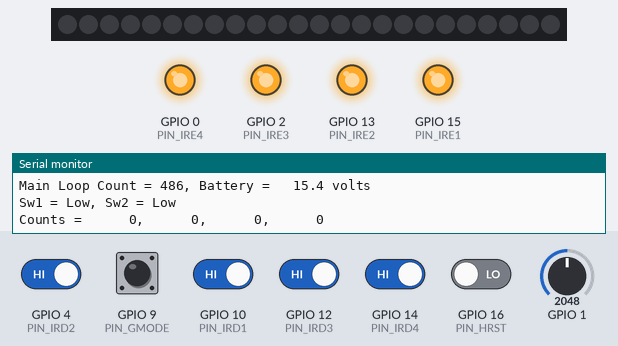
Bench run of a sketch on a simulated ESP32-S3. Parts: 24 RGB LEDs in strip order, left to right, output pins drawn as LEDs (lit = HIGH), the last lines printed to the serial monitor. The inputs (shaded band) are chosen by the test bench; at power-on: GPIO 4 (PIN_IRD2), GPIO 10 (PIN_IRD1), GPIO 12 (PIN_IRD3), GPIO 14 (PIN_IRD4) HIGH, GPIO 9 (PIN_GMODE), GPIO 16 (PIN_HRST) LOW, GPIO 1 = 2048.

Above: at 2.2 s.
2.3 s: GPIO 16 (PIN_HRST) driven HIGH
3.9 s: GPIO 9 (PIN_GMODE) pulled HIGH for 1 s
At 4.7 s:
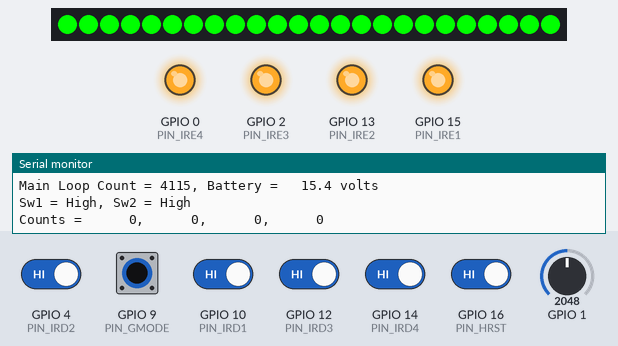
8.5 s: GPIO 16 (PIN_HRST) driven LOW
At 9.7 s:
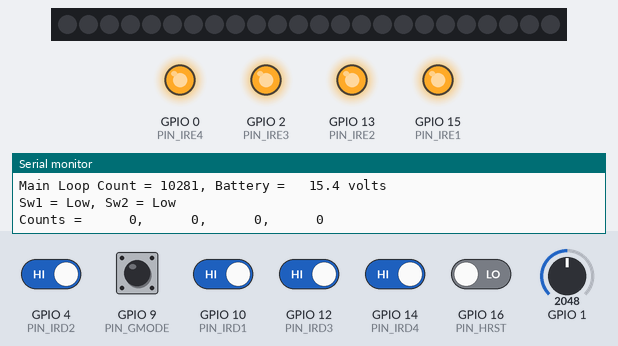
10.0 s: GPIO 9 (PIN_GMODE) pulled HIGH for 0.15 s
At 10.06 s:
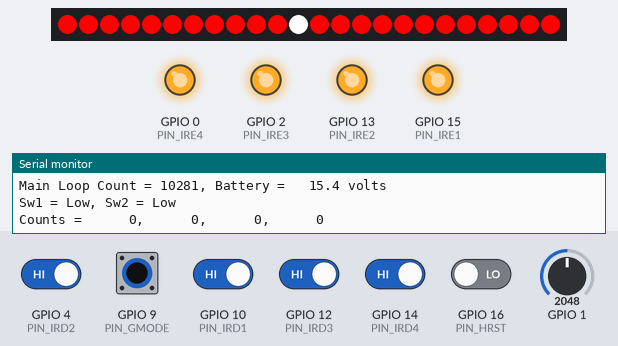
11.6 s: GPIO 9 (PIN_GMODE) pulled HIGH for 1 s
At 11.61 s:
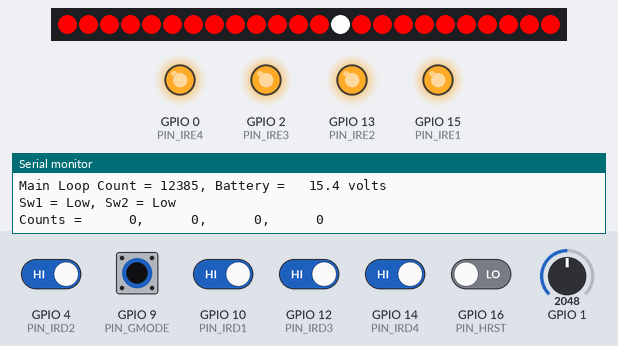

Measured:
- after the input at 3.9 s, the LEDs: change at once (image 1)
- after the input at 8.5 s, the LEDs: change at once (image 2)
- after the input at 10.0 s, the LEDs: first change at once (image 3 shows a later state)
- after the input at 11.6 s, the LEDs: change at once (image 4)

The sketch:

pcb_tests_v5.ino
```cpp
// pcb_tests_v5.ino -- testing v5 of pcb
// dlb, oct 2021

// This code tests version TWO of the pcb
// that is based on schematic V5.
//
// WITH the following modifications:
//  ** IRD_1 is rerouted to SD3. D10 is now unconnected/
//  ** IRD_2 is rerouted to D2.  D9 is now unconnected.
//  ** HITRST is rerouted to D0.
//
// This rework allows D9 and D10 to be completely
// dedicated to TX and RX, which makes debugging a lot
// easier, and doesn't cause problems during flashing.
//
// Unfortuately, this means that the second NEO port
// is shared with IRD_2.  Only one or the other may
// be used at the same time.
//
// It also may mean that HITRST cannot be LOW on bootup.


#include <Adafruit_NeoPixel.h>

#define VOLTSPERLSB 0.00753 // Volts per bit on analog sensor for V-Battery

#define NEOMODE_SOLID      0
#define NEOMODE_ALTERNATE  1
#define NEOMODE_RUN        2
#define NEOMODE_SHOWCOUNTS 3

#define C_RED    0x00ff0000ul
#define C_GREEN  0x0000ff00ul
#define C_BLUE   0x000000fful
#define C_BLACK  0x00000000ul
#define C_YELLOW 0x00c0c000ul
#define C_WHITE  0x00fffffful

#define PIN_NONE    -1  // Means no pin assigned.
#define PIN_HRST    16  // D0/G16 -- push button with pullup
#define PIN_NEO1     5  // D1/G5 -- NEO LEDs, via buffer
#define PIN_NEO2     4  // D2/G4 -- Shared!
#define PIN_IRD2     4  // D2/G4 -- Shared!
#define PIN_IRE4     0  // D3/G0 -- IR Emitter via buffer
#define PIN_IRE3     2  // D4/G2 -- IR Emitter via buffer
#define PIN_IRD4    14  // D5/G14 -- IR Detector via OpAmp
#define PIN_IRD3    12  // D6/G12 -- IR Detector via OpAmp
#define PIN_IRE2    13  // D7/G13 -- IR Emitter via butter
#define PIN_IRE1    15  // D8/G15 -- IR Emitter via buffer
#define PIN_IRD1    10  // SD3/G10 -- IR Detector via OpAmp
#define PIN_GMODE    9  // SD2/G9  -- Switch with pullup
#define NPIXELS 24

Adafruit_NeoPixel pixels = Adafruit_NeoPixel(NPIXELS, PIN_NEO1, NEO_GRB + NEO_KHZ800);
uint32_t last_battery_udpate_time = millis();
float vbattery = 0.0;  // Voltage reading on battery -- updated once per 0.5 sec
volatile long count1 = 0;
volatile long count2 = 0;
volatile long count3 = 0;
volatile long count4 = 0;
volatile uint32_t last_dect_1_time = millis();
volatile uint32_t last_dect_2_time = millis();
volatile uint32_t last_dect_3_time = millis();
volatile uint32_t last_dect_4_time = millis();
long main_loop_count = 0;
int sw1 = LOW;
int sw2 = LOW;

void setup() {
  // put your setup code here, to run once:
  Serial.begin(115200);
  delay(500);
  Serial.println("Startup. Test for PCB V2, Schematic 5, with Mods.");
  delay(500);
  pixels.begin();
  show_color(0x00808080); // White at 1/2 brightness
  pinMode(PIN_HRST, INPUT);
  pinMode(PIN_GMODE, INPUT);

  // Turn on all the emitters.
  pinMode(PIN_IRE1, OUTPUT);
  pinMode(PIN_IRE2, OUTPUT);
  pinMode(PIN_IRE3, OUTPUT);
  pinMode(PIN_IRE4, OUTPUT);
  digitalWrite(PIN_IRE1, HIGH);
  digitalWrite(PIN_IRE2, HIGH);
  digitalWrite(PIN_IRE3, HIGH);
  digitalWrite(PIN_IRE4, HIGH);

  // Turn on all detectors
  pinMode(PIN_IRD1, INPUT);
  pinMode(PIN_IRD2, INPUT);
  pinMode(PIN_IRD3, INPUT);
  pinMode(PIN_IRD4, INPUT);
  attachInterrupt(PIN_IRD1, isr_detector_1, RISING);
  attachInterrupt(PIN_IRD2, isr_detector_2, RISING);
  attachInterrupt(PIN_IRD3, isr_detector_3, RISING);
  attachInterrupt(PIN_IRD4, isr_detector_4, RISING);
}

void loop() {
  main_loop_count++;
  battery_update();
  sw1 = digitalRead(PIN_GMODE);
  sw2 = digitalRead(PIN_HRST);
  if (sw1 == HIGH) {
    if (sw2 == HIGH) neo_control(NEOMODE_SOLID, C_GREEN, C_BLACK);
    else             neo_control(NEOMODE_RUN, C_WHITE, C_RED);
  } else {
    if (sw2 == HIGH) neo_control(NEOMODE_RUN, C_BLUE, C_BLACK);
    else             neo_control(NEOMODE_SHOWCOUNTS, C_BLACK, C_BLACK);
  }
  report();
}

void show_color(uint32_t c) {
  for (int i = 0; i < NPIXELS; i++) {
    pixels.setPixelColor(i, c);
  }
  pixels.show();
}

// Reads the Battery Voltage
void battery_update(void) {
  if (millis() - last_battery_udpate_time < 500) return;
  last_battery_udpate_time = millis();
  int ir = analogRead(A0);
  vbattery = ir * VOLTSPERLSB;
}

IRAM_ATTR void isr_detector_1() {
  uint32_t tnow = millis();
  if (tnow - last_dect_1_time < 60) return;
  last_dect_1_time = tnow;
  count1++;
}

IRAM_ATTR void isr_detector_2() {
  uint32_t tnow = millis();
  if (tnow - last_dect_2_time < 60) return;
  last_dect_2_time = tnow;
  count2++;
}

IRAM_ATTR void isr_detector_3() {
  uint32_t tnow = millis();
  if (tnow - last_dect_3_time < 60) return;
  last_dect_3_time = tnow;
  count3++;
}

IRAM_ATTR void isr_detector_4() {
  uint32_t tnow = millis();
  if (tnow - last_dect_4_time < 60) return;
  last_dect_4_time = tnow;
  count4++;
}

uint32_t last_report_time = millis();
void report() {
  uint32_t tnow = millis();
  if(tnow - last_report_time < 1500) return;
  last_report_time = tnow;
  char lineout[100];
  sprintf(lineout, "Main Loop Count = %ld, Battery = %6.1f volts", main_loop_count, vbattery);
  Serial.println(lineout);
  sprintf(lineout, "Sw1 = %s, Sw2 = %s", sw1 ? "High" : "Low", sw2 ? "High" : "Low");
  Serial.println(lineout);
  sprintf(lineout, "Counts = %6ld, %6ld, %6ld, %6ld ", count1, count2, count3, count4);
  Serial.println(lineout);
}


uint32_t last_neo_time = millis();
int neo_side_count = 0;
uint32_t neo_delay = 0;
int last_neo_mode = -1;
uint32_t last_neo_c1 = -1;
uint32_t last_neo_c2 = -1;
void neo_control(int mode, uint32 c1, uint32 c2) {
  uint32_t tnow = millis();
  if(tnow - last_neo_time < neo_delay) {
    if (last_neo_mode == mode && last_neo_c1 == c1 && last_neo_c2 == c2) return;
    last_neo_mode = mode;
    last_neo_c1 = c1;
    last_neo_c2 = c2;
  }
  last_neo_time = tnow;
  if (mode == NEOMODE_SOLID) {  // Solid Color
    show_color(c1);
    neo_delay = 200;
  }
  if (mode == NEOMODE_ALTERNATE) {
    // Alternating solid colors.
    neo_side_count++;
    if(neo_side_count > 1) {
      show_color(c1);
      neo_side_count = 0;
    } else {
      show_color(c2);
    }
    neo_delay = 100;
    return;
  }
  if (mode == NEOMODE_RUN) {
    neo_side_count++;
    if (neo_side_count >= NPIXELS) neo_side_count = 0;
    for(int i = 0; i < NPIXELS; i++) pixels.setPixelColor(i, c2);
    pixels.setPixelColor(neo_side_count, c1);
    pixels.show();
    neo_delay = 50;
    return;
  }
  if (mode == NEOMODE_SHOWCOUNTS) {
    for(int i = 0; i < NPIXELS; i++) pixels.setPixelColor(i, C_BLACK);
    for (int idect = 0; idect < 4; idect++) {
      int np = NPIXELS / 4;
      int ip0 = idect * np;
      int cnt = 0;
      int c = 0;
      switch (idect) {
        case 0: cnt = count1; c = C_RED; break;
        case 1: cnt = count2; c = C_GREEN; break;
        case 2: cnt = count3; c = C_BLUE; break;
        case 3: cnt = count4; c = C_YELLOW; break;
      }
      int n = cnt % np;
      for (int i = 0; i < n; i++) pixels.setPixelColor(i + ip0, c);
    }
    pixels.show();
  }
}
```
